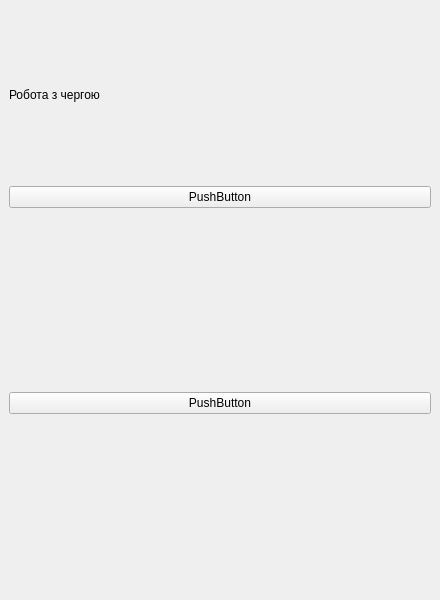
<?xml version="1.0" encoding="UTF-8"?>
<ui version="4.0">
 <class>MainWindow</class>
 <widget class="QMainWindow" name="MainWindow">
  <property name="geometry">
   <rect>
    <x>0</x>
    <y>0</y>
    <width>440</width>
    <height>600</height>
   </rect>
  </property>
  <property name="windowTitle">
   <string>MainWindow</string>
  </property>
  <widget class="QWidget" name="centralwidget">
   <layout class="QVBoxLayout" name="verticalLayout">
    <item>
     <widget class="QLabel" name="label_title">
      <property name="text">
       <string>Робота з чергою</string>
      </property>
     </widget>
    </item>
    <item>
     <widget class="QPushButton" name="pushButton_create_queue">
      <property name="text">
       <string>PushButton</string>
      </property>
     </widget>
    </item>
    <item>
     <widget class="QLabel" name="label_queue">
      <property name="text">
       <string/>
      </property>
     </widget>
    </item>
    <item>
     <widget class="QPushButton" name="pushButton_process_queue">
      <property name="text">
       <string>PushButton</string>
      </property>
     </widget>
    </item>
    <item>
     <widget class="QLabel" name="label_status">
      <property name="text">
       <string/>
      </property>
     </widget>
    </item>
   </layout>
  </widget>
 </widget>
 <resources/>
 <connections/>
</ui>
